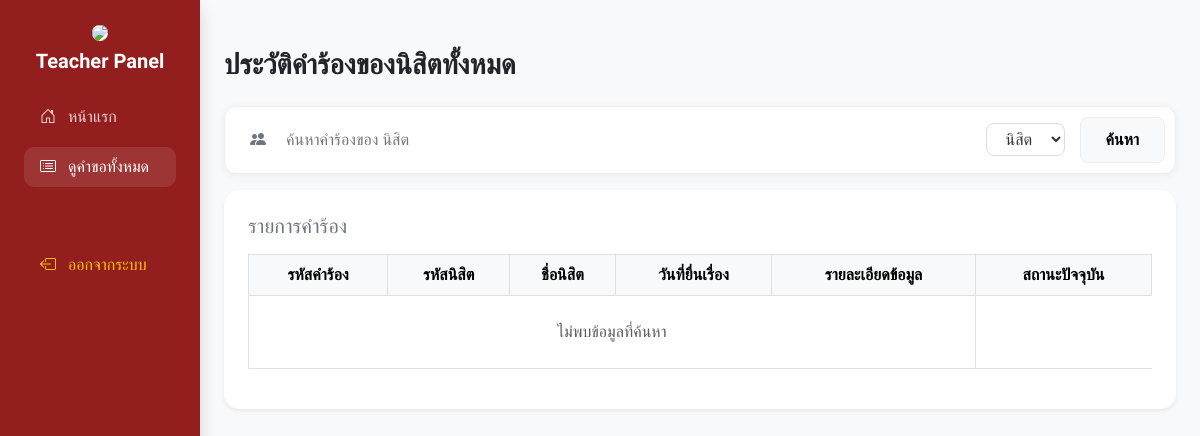
/staff/teacher/view_all.php (signed in), run on an earlier commit of the app's database.
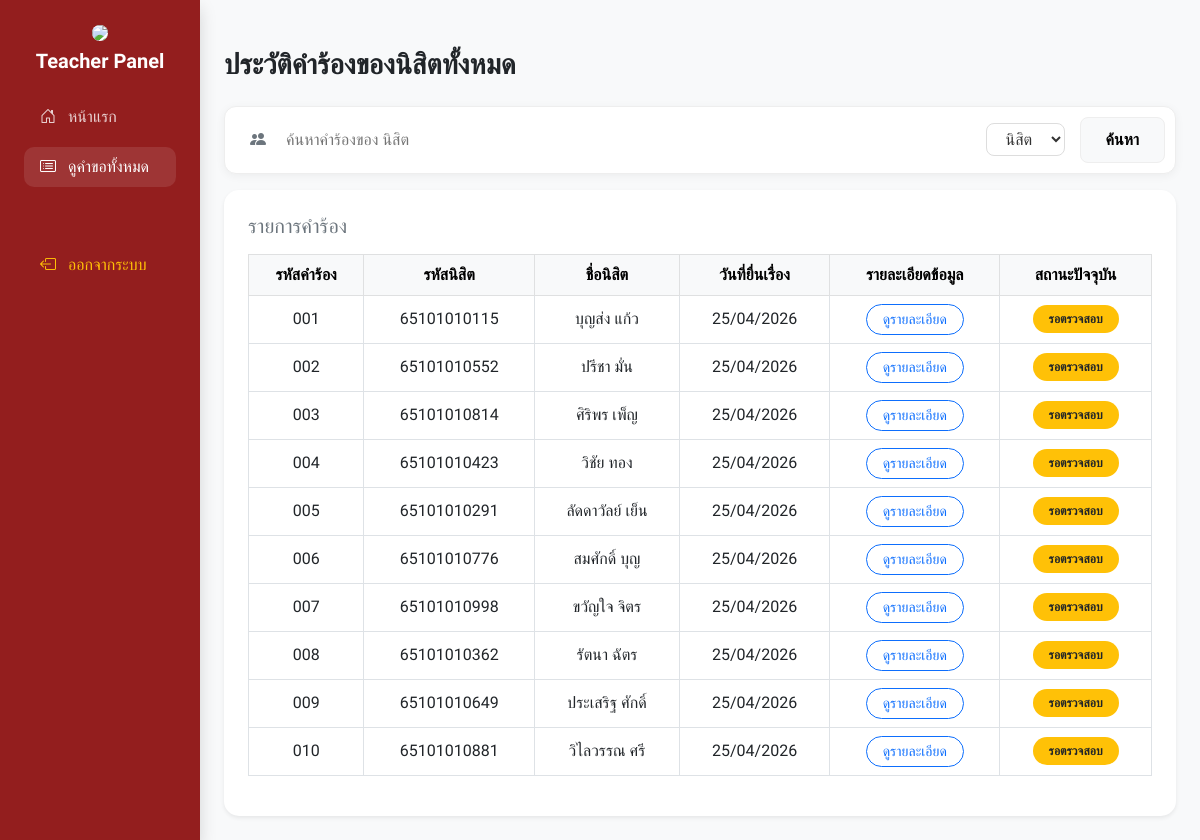
And on a later commit of the database.
### tables this page shows
CREATE TABLE internship_requests (
    request_id int(3) zerofill auto_increment primary key,
    student_id char(11),
    company_id varchar(14),
    position_title varchar(100),
    start_date date,
    end_date date,
    request_document VARCHAR(255),
    request_date timestamp default current_timestamp(),
    status_id int default 1,
    foreign key (student_id) references students(student_id) on delete cascade,
    foreign key (company_id) references companies(company_id) on delete set null,
    foreign key (status_id) references status_list(status_id)
);

CREATE TABLE students (
    student_id char(11) primary key,
    fullname varchar(100) not null,
    email varchar(100),
    phone varchar(12),
    year_level int,
    major varchar(100),
    advisor_id varchar(6),
    password VARCHAR(4) NOT NULL DEFAULT '1234'
);

CREATE TABLE status_list ( 
    status_id int primary key, 
    status_name varchar(50) not null
);

### staff/teacher/view_all.php (the view, shortened to what the changed rows need)
<?php
include('../../includes/db_connect.php');
$query_str = "
    SELECT r.*, s.status_name, st.fullname
    FROM internship_requests r
    LEFT JOIN status_list s ON r.status_id = s.status_id
    LEFT JOIN students st ON r.student_id = st.student_id
";
$query_str .= " ORDER BY r.request_date ASC";
$stmt = $conn->prepare($query_str);
$stmt->execute();
$all_requests = $stmt->fetchAll(PDO::FETCH_ASSOC);
?>
<!DOCTYPE html>
<html lang="th">
<head>
    <link href="https://cdn.jsdelivr.net/npm/bootstrap@5.3.0/dist/css/bootstrap.min.css" rel="stylesheet">
    <link rel="stylesheet" href="https://cdn.jsdelivr.net/npm/bootstrap-icons@1.11.1/font/bootstrap-icons.css">
</head>
<body>
<div class="container-fluid">
    <div class="row">
        <main class="col-md-9 ms-sm-auto col-lg-10 px-md-4 pt-5 pb-4">
            <div class="card card-custom p-4 bg-white shadow-sm">
                <div class="table-responsive">
                    <table class="table table-bordered table-hover align-middle text-center">
                        <thead class="table-light">
                            <tr>
                                <th>รหัสคำร้อง</th>
                                <th>รหัสนิสิต</th>
                                <th>ชื่อนิสิต</th>
                                <th>วันที่ยื่นเรื่อง</th>
                                <th>รายละเอียดข้อมูล</th>
                                <th>สถานะปัจจุบัน</th>
                            </tr>
                        </thead>
                        <tbody>
                            <?php if (count($all_requests) > 0): ?>
                                <?php foreach ($all_requests as $row): ?>
                                <tr>
                                    <td><?= sprintf("%03d", $row['request_id']) ?></td>
                                    <td><?= htmlspecialchars($row['student_id']) ?></td>
                                    <td><?= htmlspecialchars($row['fullname'] ?? 'ไม่พบข้อมูลชื่อ') ?></td>
                                    <td><?= date('d/m/Y', strtotime($row['request_date'])) ?></td>
                                    <td>
                                        <a href="view_detail.php?id=<?= $row['request_id'] ?>" class="btn btn-outline-primary btn-sm rounded-pill px-3"> ดูรายละเอียด </a></td>
                                    <td>
                                        <?php
                                            $badge_class = "bg-secondary";
                                            if ($row['status_id'] == 1) $badge_class = "bg-warning text-dark";
                                            elseif ($row['status_id'] == 2) $badge_class = "bg-info text-dark";
                                            elseif ($row['status_id'] == 3) $badge_class = "bg-success";
                                            elseif ($row['status_id'] == 4) $badge_class = "bg-danger";
                                            $status_text = isset($row['status_name']) ? $row['status_name'] : "สถานะ " . $row['status_id'];
                                        ?>
                                        <span class="badge rounded-pill <?= $badge_class ?> px-3 py-2">
                                            <?= htmlspecialchars($status_text) ?>
                                        </span>
                                    </td>
                                </tr>
                                <?php endforeach; ?>
                            <?php else: ?>
                                <tr><td colspan="5" class="text-center text-muted py-4">ไม่พบข้อมูลที่ค้นหา</td></tr>
                            <?php endif; ?>
                        </tbody>
                    </table>
                </div>
            </div>
        </main>
    </div>
</div>
</body>
</html>

What changed in the data, as far as the page shows it:
added internship_requests: request_id "001", student "65101010115", student.fullname "บุญส่ง แก้ว", request_date "25/04/2026", status.status_name "รอตรวจสอบ"
added internship_requests: request_id "002", student "65101010552", student.fullname "ปรีชา มั่น", request_date "25/04/2026", status.status_name "รอตรวจสอบ"
added internship_requests: request_id "003", student "65101010814", student.fullname "ศิริพร เพ็ญ", request_date "25/04/2026", status.status_name "รอตรวจสอบ"
added internship_requests: request_id "004", student "65101010423", student.fullname "วิชัย ทอง", request_date "25/04/2026", status.status_name "รอตรวจสอบ"
added internship_requests: request_id "005", student "65101010291", student.fullname "ลัดดาวัลย์ เย็น", request_date "25/04/2026", status.status_name "รอตรวจสอบ"
added internship_requests: request_id "006", student "65101010776", student.fullname "สมศักดิ์ บุญ", request_date "25/04/2026", status.status_name "รอตรวจสอบ"
added internship_requests: request_id "007", student "65101010998", student.fullname "ขวัญใจ จิตร", request_date "25/04/2026", status.status_name "รอตรวจสอบ"
added internship_requests: request_id "008", student "65101010362", student.fullname "รัตนา ฉัตร", request_date "25/04/2026", status.status_name "รอตรวจสอบ"
added internship_requests: request_id "009", student "65101010649", student.fullname "ประเสริฐ ศักดิ์", request_date "25/04/2026", status.status_name "รอตรวจสอบ"
added internship_requests: request_id "010", student "65101010881", student.fullname "วิไลวรรณ ศรี", request_date "25/04/2026", status.status_name "รอตรวจสอบ"
Also different on the page:
text no longer shown: "ไม่พบข้อมูลที่ค้นหา"
